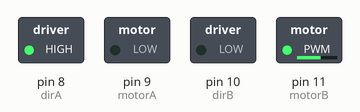
A sketch run on a simulated Arduino Uno, built with avr-gcc and run on an emulated ATmega328P. On the bench: switched loads named in the sketch (green lamp = pin HIGH).

Above: at 0.1 s.
Timing chart, 0 to 1.6 s (numbered marks = the images above):
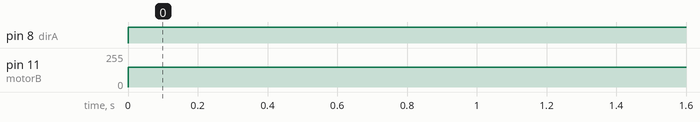

The sketch:

CodigoCarroFrente.ino
```cpp
const int motorA = 9; //velocidade motor A - de 0 a 255
const int motorB = 11; //velocidade motor B - de 0 a 255
const int dirA = 8; //direcao do motor A - HIGH ou LOW
const int dirB = 10; //direcao do motor B - HIGH ou LOW

void setup() {
  pinMode(motorA, OUTPUT);
  pinMode(motorB, OUTPUT);
  pinMode(dirA, OUTPUT);
  pinMode(dirB, OUTPUT);
}

void loop() {
  digitalWrite(dirA, HIGH); //SENTIDO DE ROTACAO
  digitalWrite(dirB, LOW);
  analogWrite(motorA, 0); //VELOCIDADE
  analogWrite(motorB, 150);
}
```

Measured:
- by itself, pin 8 (dirA): LOW → HIGH at 0.00 s
- by itself, pin 11 (motorB): 0/255 → 150/255 at 0.00 s
